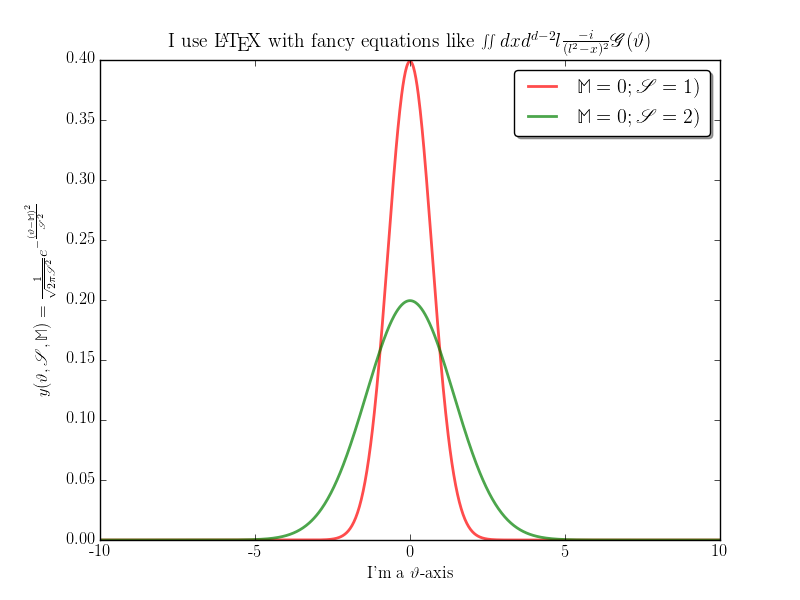

The script that saved this image:
import matplotlib.pyplot as plt
import numpy as np

plt.ion()
plt.show()
x = np.linspace(-10,10,1000)
y = lambda x, m, s: np.exp(-(x-m)**2/s**2)/np.sqrt(2.*np.pi*s**2)
fig,ax = plt.subplots(1)
ax.plot(x,y(x,0,1), color='red', linewidth=2.0, alpha=0.7)
ax.plot(x,y(x,0,2.), color='green', linewidth=2.0, alpha=0.7, label='Im a legend')
ax.legend(loc=(0.2,0.5), shadow=True, fancybox=True) # make exact location of legend
ax.legend(loc='best', shadow=True, fancybox=True) # auto place
ax.set_xlabel("x")
ax.set_ylabel("y")

# this is my super uber LaTeXifying script
# you need latex installed for this to work
from latex_matplotlib import Pretty_Plotter
pp = Pretty_Plotter()
pp._teXify()
plt.draw()
# with latex must use r"" the 'r' infront makes python treat it as a literal
# string otherwise {} and \ are treated specially in Python

# now delete the last two lines
del ax.lines[-2:]
# and replot with LaTeX labels
ax.plot(x,y(x,0,1), color='red', linewidth=2.0, alpha=0.7, 
    label=r'$\mathbb{M}=0; \mathscr{S}=1$)')
ax.plot(x,y(x,0,2.), color='green', linewidth=2.0, alpha=0.7,
    label=r'$\mathbb{M}=0; \mathscr{S}=2$)')
    
# get new legend handle
ax.legend(loc='best', shadow=True, fancybox=True)

# redo the labels with LaTeX
ax.set_xlabel(r"I'm a $\vartheta$-axis")
ax.set_ylabel(r"$y(\vartheta, \mathscr{S}, \mathbb{M}) = \frac{1}{\sqrt{2\pi\mathscr{S}^2}} e^{-\frac{(\vartheta-\mathbb{M})^2}{\mathscr{S}^2}}$")

# add a title
ax.set_title(r"I use \LaTeX\ with fancy equations like $\iint dx d^{d-2}l \frac{-i}{(l^2-x)^2} \mathscr{G}(\vartheta)$")

# fig.suptitle('text') will also add a higher title

if __name__ == '__main__':
    # save if run directly
    import os,sys
    
    # get current directory location
    root = ''.join(os.path.split(sys.argv[0])[:-1])
    save_loc = os.path.join(root,'demo.png')
    
    # save the plot
    fig.savefig(save_loc)